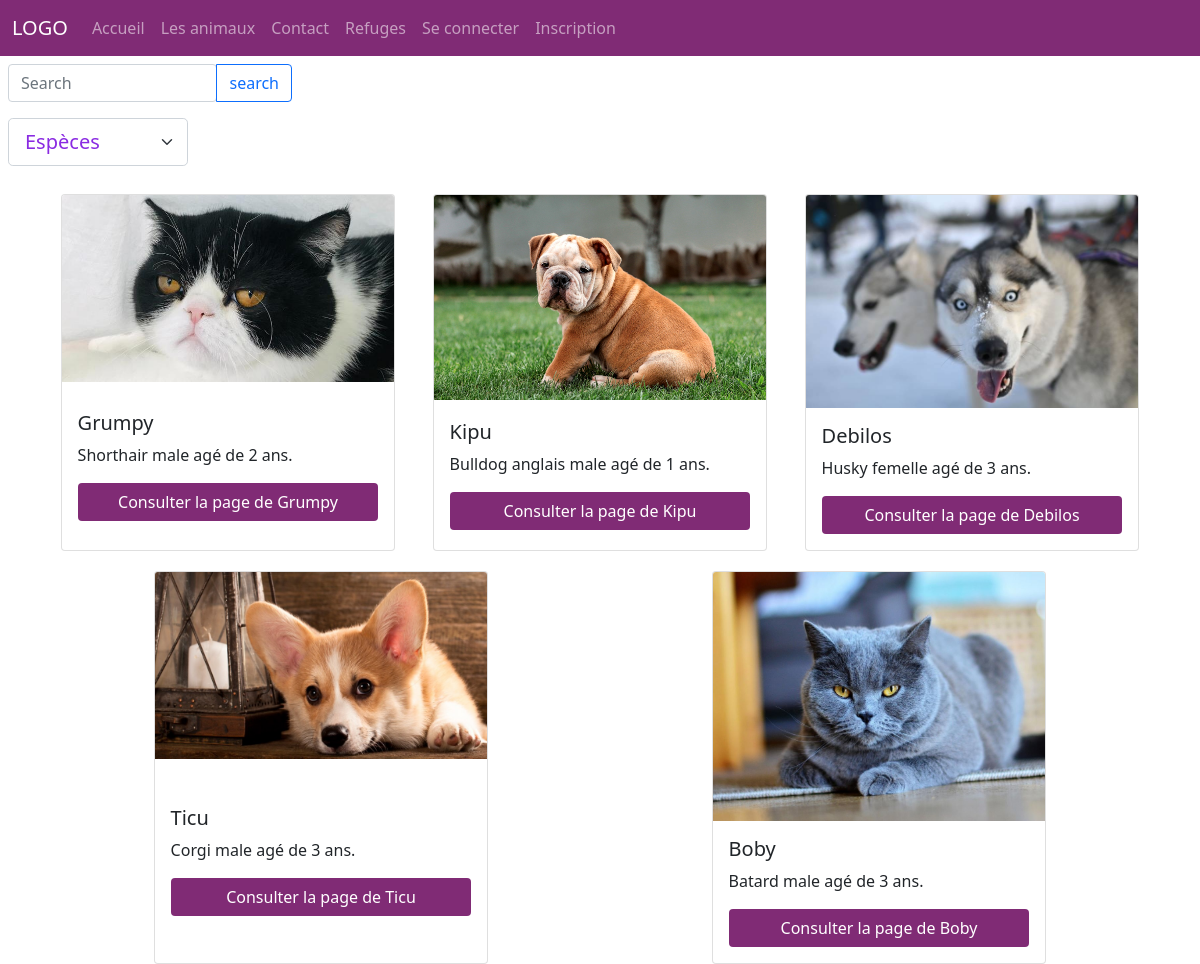
Page /animal.php on the committed database.
### tables this page shows
CREATE TABLE `animal` (
  `id_ani` int(11) NOT NULL,
  `nom_ani` varchar(30) NOT NULL,
  `espece_ani` varchar(30) NOT NULL,
  `race_ani` varchar(30) NOT NULL,
  `age_ani` int(11) NOT NULL,
  `sexe_ani` int(11) NOT NULL,
  `img_ani` varchar(30) DEFAULT NULL,
  `desc_ani` varchar(500) NOT NULL,
  `enfant_ani` int(11) NOT NULL,
  `dateaccueil_ani` date NOT NULL,
  `dateado_ani` date DEFAULT NULL,
  `fk_ref` int(11) DEFAULT NULL,
  `fk_cli` int(11) DEFAULT NULL
);

### animal.php (the view, shortened to what this page needs)
<?php
require("header.php");
require("bdd.php");
$reponse = $bdd->query("SELECT * FROM animal INNER JOIN refuge ON animal.fk_ref = refuge.id_ref");
$tableau = $reponse->fetchAll($mode = PDO::FETCH_ASSOC);
?>
<div class="input-group w-25 p-2">
  <input type="search" class="form-control rounded" name="s" placeholder="Search" aria-label="Search" aria-describedby="search-addon" />
  <button type="button" class="btn btn-outline-primary" name="chercher">search</button>
</div>
<div class="input-group w-25 p-2">
<form method="post" action="process.php">
    <select class="form-select form-select-lg espece" aria-label=".form-select-lg example">
        <option selected>Espèces</option>
    </select>
</form>
</div>
<div class="container groupe">
<?php
    foreach($tableau as $animal){
        if($animal['sexe_ani']==0){
            $sexe = "male";
        }else{
            $sexe="femelle";
        }
?>
        <div class="card" style="width: 30%;">
            <img src="images/<?php echo $animal['img_ani']; ?>" class="card-img-top" alt="..."  >
            <div class="card-body">
              <h5 class="card-title"><?php echo $animal['nom_ani']; ?></h5>
              <p class="card-text"><?php echo ucfirst($animal['race_ani']). " " . $sexe . " agé de ". $animal['age_ani']. " ans." ; ?></p>
              <a href="pageperso.php?id=<?php echo $animal['id_ani']; ?>" class="btn" style="background:#802B75; color:white;">Consulter la page de <?php echo $animal['nom_ani']; ?> </a>
            </div>
        </div>
<?php
    }
?>
</div>
<?php
require("footer.php");
?>

### header.php (shortened to what this page needs)
<?php
$page = "";
?>
<!DOCTYPE html>
<html lang="fr">
<head>
  <link href="https://cdn.jsdelivr.net/npm/bootstrap@5.1.3/dist/css/bootstrap.min.css" rel="stylesheet">
  <link rel="stylesheet" href="main.css">
</head>
<body>
  <nav class="navbar navbar-expand-lg navbar-dark" style="background-color: #802B75;">
    <div class="container-fluid">
      <a class="navbar-brand" href="index.php">LOGO</a>
      <div class="collapse navbar-collapse" id="navbarNavAltMarkup">
        <div class="navbar-nav">
          <a class="nav-link <?php if ($page == 1) {
                                echo "active disabled";
                              }
                              ?>" href="index.php?page=1">Accueil</a>
          <a class="nav-link <?php if ($page == 2) {
                                echo "active disabled";
                              }
                              ?>" href="animal.php?page=2">Les animaux</a>
          <a class="nav-link <?php if ($page == 3) {
                                echo "active disabled";
                              }
                              ?>" href="contact.php?page=3">Contact</a>
          <a class="nav-link <?php if ($page == 4) {
                                echo "active disabled";
                              }
                              ?>" href="refugesliste.php?page=4">Refuges</a>
          <a class="nav-link connection <?php if ($page == 5) {
                                          echo "active disabled";
                                        }
                                        ?>" href="login.php?page=5">Se connecter</a>
          <a class="nav-link inscri <?php if ($page == 6) {
                                      echo "active disabled";
                                    }
                                    ?>" href="inscri.php?page=6">Inscription</a>
        </div>
      </div>
    </div>
</nav>

### footer.php (shortened to what this page needs)
</body>
</html>

### main.css (style rules this page uses)
.espece { width: 15vw; color:blueviolet; }
.groupe { display: flex; flex-wrap: wrap; justify-content: space-around; }
.card { margin-top: 20px; }
.card-body { display: flex; flex-direction: column; justify-content: center; }

### rows in the picture
animal: img_ani (picture), nom_ani "Grumpy", race_ani "Shorthair", sexe_ani "male", age_ani "2"
animal: img_ani (picture), nom_ani "Kipu", race_ani "Bulldog anglais", sexe_ani "male", age_ani "1"
animal: img_ani (picture), nom_ani "Debilos", race_ani "Husky", sexe_ani "femelle", age_ani "3"
animal: img_ani (picture), nom_ani "Ticu", race_ani "Corgi", sexe_ani "male", age_ani "3"
animal: img_ani (picture), nom_ani "Boby", race_ani "Batard", sexe_ani "male", age_ani "3"
